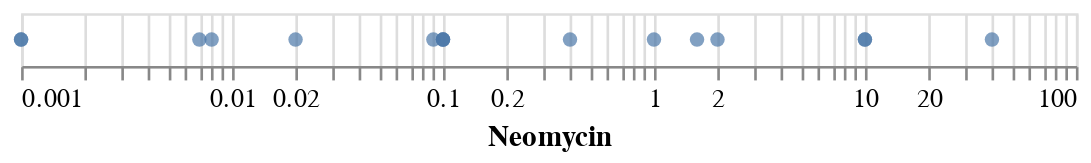

Here is the notebook cell this chart was saved with:
### Code cell
alt.Chart(antibiotics).mark_point(filled=True).encode(
    alt.X('Neomycin:Q', scale=alt.Scale(type='log'))
)

### Figure 1 — Vega-Lite specification as saved in the notebook (floating-point values rounded to 4 significant figures)
{"config": {"view": {"continuousWidth": 400, "continuousHeight": 300}}, "data": {"name": "data-8833440f737304311e72aeeffd7b9881"}, "mark": {"type": "point", "filled": true}, "encoding": {"x": {"field": "Neomycin", "scale": {"type": "log"}, "type": "quantitative"}}, "$schema": "https://vega.github.io/schema/vega-lite/v4.17.0.json", "datasets": {"data-8833440f737304311e72aeeffd7b9881": [{"Bacteria": "Aerobacter aerogenes", "Penicillin": 870.0, "Streptomycin": 1.0, "Neomycin": 1.6, "Gram_Staining": "negative", "Genus": "other"}, {"Bacteria": "Bacillus anthracis", "Penicillin": 0.001, "Streptomycin": 0.01, "Neomycin": 0.007, "Gram_Staining": "positive", "Genus": "other"}, {"Bacteria": "Brucella abortus", "Penicillin": 1.0, "Streptomycin": 2.0, "Neomycin": 0.02, "Gram_Staining": "negative", "Genus": "other"}, {"Bacteria": "Diplococcus pneumoniae", "Penicillin": 0.005, "Streptomycin": 11.0, "Neomycin": 10.0, "Gram_Staining": "positive", "Genus": "other"}, {"Bacteria": "Escherichia coli", "Penicillin": 100.0, "Streptomycin": 0.4, "Neomycin": 0.1, "Gram_Staining": "negative", "Genus": "other"}, {"Bacteria": "Klebsiella pneumoniae", "Penicillin": 850.0, "Streptomycin": 1.2, "Neomycin": 1.0, "Gram_Staining": "negative", "Genus": "other"}, {"Bacteria": "Mycobacterium tuberculosis", "Penicillin": 800.0, "Streptomycin": 5.0, "Neomycin": 2.0, "Gram_Staining": "negative", "Genus": "other"}, {"Bacteria": "Proteus vulgaris", "Penicillin": 3.0, "Streptomycin": 0.1, "Neomycin": 0.1, "Gram_Staining": "negative", "Genus": "other"}, {"Bacteria": "Pseudomonas aeruginosa", "Penicillin": 850.0, "Streptomycin": 2.0, "Neomycin": 0.4, "Gram_Staining": "negative", "Genus": "other"}, {"Bacteria": "Salmonella (Eberthella) typhosa", "Penicillin": 1.0, "Streptomycin": 0.4, "Neomycin": 0.008, "Gram_Staining": "negative", "Genus": "Salmonella"}, {"Bacteria": "Salmonella schottmuelleri", "Penicillin": 10.0, "Streptomycin": 0.8, "Neomycin": 0.09, "Gram_Staining": "negative", "Genus": "Salmonella"}, {"Bacteria": "Staphylococcus albus", "Penicillin": 0.007, "Streptomycin": 0.1, "Neomycin": 0.001, "Gram_Staining": "positive", "Genus": "Staphylococcus"}, {"Bacteria": "Staphylococcus aureus", "Penicillin": 0.03, "Streptomycin": 0.03, "Neomycin": 0.001, "Gram_Staining": "positive", "Genus": "Staphylococcus"}, {"Bacteria": "Streptococcus fecalis", "Penicillin": 1.0, "Streptomycin": 1.0, "Neomycin": 0.1, "Gram_Staining": "positive", "Genus": "Streptococcus"}, {"Bacteria": "Streptococcus hemolyticus", "Penicillin": 0.001, "Streptomycin": 14.0, "Neomycin": 10.0, "Gram_Staining": "positive", "Genus": "Streptococcus"}, {"Bacteria": "Streptococcus viridans", "Penicillin": 0.005, "Streptomycin": 10.0, "Neomycin": 40.0, "Gram_Staining": "positive", "Genus": "Streptococcus"}]}}
